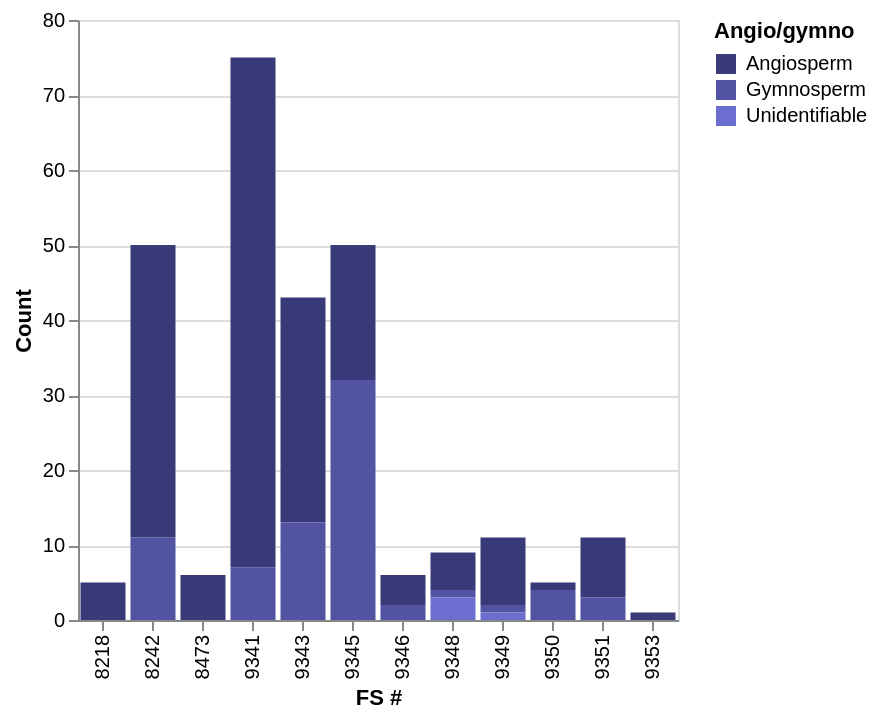

This figure's notebook cell:
### Markdown cell above
### Faceting Example

### Code cell
faceted = (alt.Chart(data)
    .mark_bar(#color = 'red'
             ) # The mark command can take different commands to change the color and style of marks: local configuration
    .encode(
        alt.X('FS #:N'),
        alt.Y('count(Wood ID):Q', title = "Count"),
        alt.Color("Angio/gymno:N").scale(scheme = "category20b") # Using encoding to adjust color
    ).properties(
        width=300,
        height=300)
        #title = "Counts of Angiosperm and Gymnosperm in Dataset"
          )


# Adjust labels using global configurations
faceted.configure_header(
    titleFontSize = 18,
    titleFontStyle = "heavy",
    labelFontSize = 14
)

### Figure 1 — Vega-Lite specification as saved in the notebook (floating-point values rounded to 4 significant figures; data arrays with more than 128 entries replaced by an {"elided": "..."} marker saying what was removed)
{"config": {"view": {"continuousWidth": 300, "continuousHeight": 300}, "header": {"labelFontSize": 14, "titleFontSize": 18, "titleFontStyle": "heavy"}}, "data": {"name": "data-832df9cd73a3d076e0fb48281093a8c4"}, "mark": {"type": "bar"}, "encoding": {"color": {"field": "Angio/gymno", "scale": {"scheme": "category20b"}, "type": "nominal"}, "x": {"field": "FS #", "type": "nominal"}, "y": {"aggregate": "count", "field": "Wood ID", "title": "Count", "type": "quantitative"}}, "height": 300, "width": 300, "$schema": "https://vega.github.io/schema/vega-lite/v6.1.0.json", "datasets": {"data-832df9cd73a3d076e0fb48281093a8c4": {"elided": "272 records"}}}
